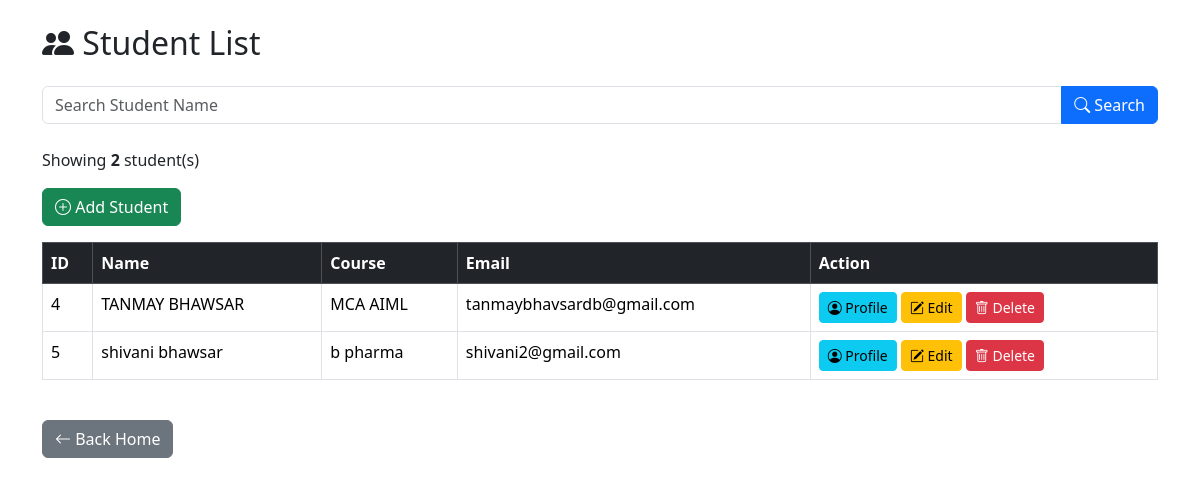
The page /students (signed in) on the database as committed earlier.
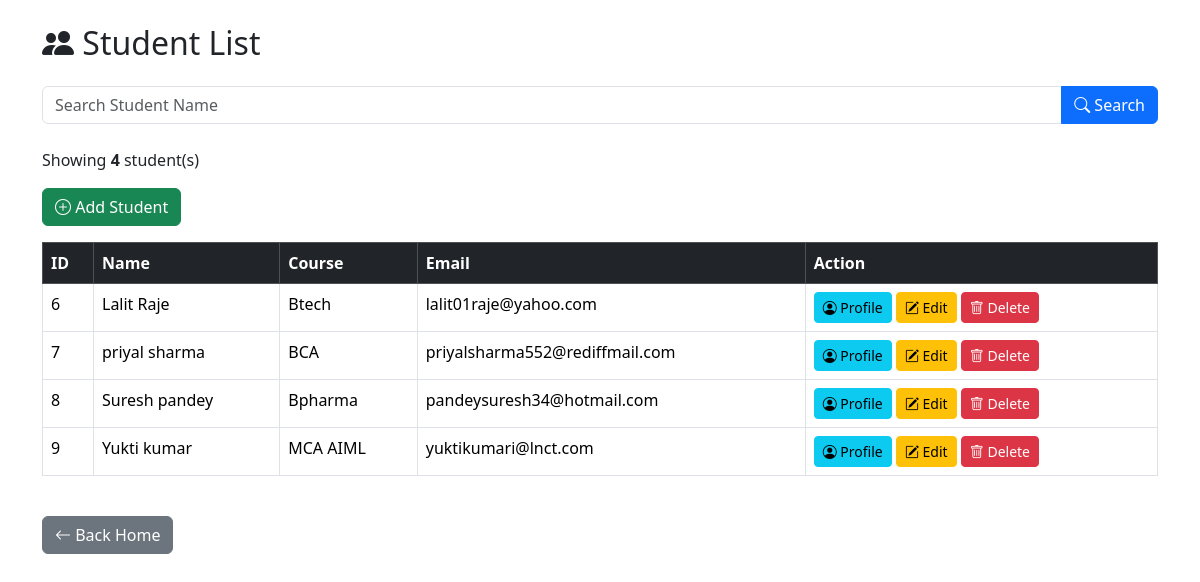
The same page on the database as committed later.
### tables this page shows
CREATE TABLE students(
        id INTEGER PRIMARY KEY AUTOINCREMENT,
        name TEXT,
        course TEXT
    , email TEXT);

### app.py (the view)
@app.route("/students")
def students():
    if "user" not in session:
     return redirect("/login")
    conn = sqlite3.connect("database.db")
    cursor = conn.cursor()
    search = request.args.get("search", "")
    cursor.execute(
    """
    SELECT *
    FROM students
    WHERE name LIKE ?
    """,
    ('%' + search + '%',)
)
    students = cursor.fetchall()
    conn.close()
    return render_template(
    "students.html",
    students=students,
    total_found=len(students)
)

### templates/students.html (shortened to what this page needs)
<!DOCTYPE html>
<html>
<head>
    <link href="https://cdn.jsdelivr.net/npm/bootstrap@5.3.3/dist/css/bootstrap.min.css" rel="stylesheet">
    <link rel="stylesheet"
          href="https://cdn.jsdelivr.net/npm/bootstrap-icons@1.11.3/font/bootstrap-icons.min.css">
</head>
<body class="container mt-4">
    <h2 class="mb-4">
        <i class="bi bi-people-fill"></i>
        Student List
    </h2>
    <form method="GET" action="/students" class="mb-4">
        <div class="input-group">
            <input
                type="text"
                class="form-control"
                name="search"
                placeholder="Search Student Name">
            <button
                class="btn btn-primary"
                type="submit">
                <i class="bi bi-search"></i>
                Search
            </button>
        </div>
    </form>
    <p>
        Showing <strong>{{ total_found }}</strong> student(s)
    </p>
    {% if session["role"] == "Admin" %}
    <a href="/add_student"
       class="btn btn-success mb-3">
        <i class="bi bi-plus-circle"></i>
        Add Student
    </a>
    {% endif %}
    <table class="table table-bordered table-hover">
        <thead class="table-dark">
            <tr>
                <th>ID</th>
                <th>Name</th>
                <th>Course</th>
                <th>Email</th>
                <th>Action</th>
            </tr>
        </thead>
        <tbody>
        {% for student in students %}
        <tr>
            <td>{{ student[0] }}</td>
            <td>{{ student[1] }}</td>
            <td>{{ student[2] }}</td>
            <td>{{ student[3] }}</td>
            <td>
                <a href="/student_profile/{{ student[0] }}"
                   class="btn btn-info btn-sm">
                    <i class="bi bi-person-circle"></i>
                    Profile
                </a>
                {% if session["role"] == "Admin" %}
                <a href="/edit_student/{{ student[0] }}"
                   class="btn btn-warning btn-sm">
                    <i class="bi bi-pencil-square"></i>
                    Edit
                </a>
                <a href="/delete_student/{{ student[0] }}"
                   class="btn btn-danger btn-sm"
                   onclick="return confirm('Are you sure you want to delete this student?')">
                    <i class="bi bi-trash"></i>
                    Delete
                </a>
                {% endif %}
            </td>
        </tr>
        {% endfor %}
        </tbody>
    </table>
    <br>
    <a href="/"
       class="btn btn-secondary">
        <i class="bi bi-arrow-left"></i>
        Back Home
    </a>
</body>
</html>

Rows that differ between the two databases and show on the page:
removed students: id "4", name "TANMAY BHAWSAR", course "MCA AIML", email "tanmaybhavsardb@gmail.com"
removed students: id "5", name "shivani bhawsar", course "b pharma", email "shivani2@gmail.com"
added students: id "6", name "Lalit Raje", course "Btech", email "lalit01raje@yahoo.com"
added students: id "7", name "priyal sharma", course "BCA", email "priyalsharma552@rediffmail.com"
added students: id "8", name "Suresh pandey", course "Bpharma", email "pandeysuresh34@hotmail.com"
added students: id "9", name "Yukti kumar", course "MCA AIML", email "yuktikumari@lnct.com"
Other text that changed with them:
{{ total_found }}: "2" → "4"
